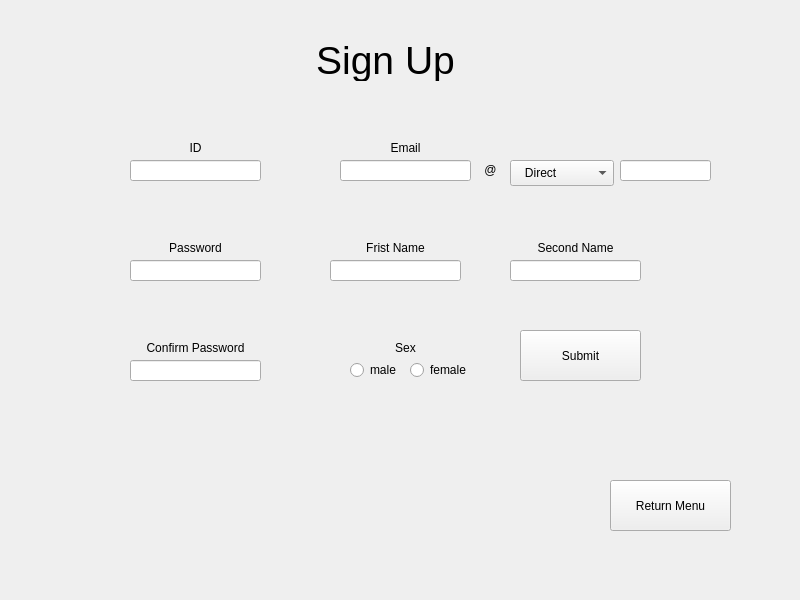
<?xml version="1.0" encoding="UTF-8"?>
<ui version="4.0">
 <class>Form</class>
 <widget class="QWidget" name="Form">
  <property name="geometry">
   <rect>
    <x>0</x>
    <y>0</y>
    <width>800</width>
    <height>600</height>
   </rect>
  </property>
  <property name="windowTitle">
   <string>Form</string>
  </property>
  <widget class="QLabel" name="label">
   <property name="geometry">
    <rect>
     <x>130</x>
     <y>140</y>
     <width>131</width>
     <height>16</height>
    </rect>
   </property>
   <property name="text">
    <string>ID</string>
   </property>
   <property name="alignment">
    <set>Qt::AlignCenter</set>
   </property>
  </widget>
  <widget class="QLineEdit" name="idText">
   <property name="geometry">
    <rect>
     <x>130</x>
     <y>160</y>
     <width>131</width>
     <height>21</height>
    </rect>
   </property>
  </widget>
  <widget class="QComboBox" name="emailCombo">
   <property name="geometry">
    <rect>
     <x>510</x>
     <y>160</y>
     <width>104</width>
     <height>26</height>
    </rect>
   </property>
   <item>
    <property name="text">
     <string>   Direct</string>
    </property>
   </item>
   <item>
    <property name="text">
     <string>   Naver</string>
    </property>
   </item>
   <item>
    <property name="text">
     <string>   Kakao</string>
    </property>
   </item>
   <item>
    <property name="text">
     <string>   Google</string>
    </property>
   </item>
   <item>
    <property name="text">
     <string>   Nate</string>
    </property>
   </item>
  </widget>
  <widget class="QRadioButton" name="femaleButton">
   <property name="geometry">
    <rect>
     <x>410</x>
     <y>360</y>
     <width>70</width>
     <height>20</height>
    </rect>
   </property>
   <property name="text">
    <string>female</string>
   </property>
  </widget>
  <widget class="QRadioButton" name="maleButton">
   <property name="geometry">
    <rect>
     <x>350</x>
     <y>360</y>
     <width>54</width>
     <height>20</height>
    </rect>
   </property>
   <property name="text">
    <string>male</string>
   </property>
  </widget>
  <widget class="QLabel" name="label_4">
   <property name="geometry">
    <rect>
     <x>260</x>
     <y>40</y>
     <width>251</width>
     <height>41</height>
    </rect>
   </property>
   <property name="font">
    <font>
     <pointsize>29</pointsize>
    </font>
   </property>
   <property name="text">
    <string>Sign Up</string>
   </property>
   <property name="alignment">
    <set>Qt::AlignCenter</set>
   </property>
  </widget>
  <widget class="QLabel" name="label_5">
   <property name="geometry">
    <rect>
     <x>130</x>
     <y>240</y>
     <width>131</width>
     <height>16</height>
    </rect>
   </property>
   <property name="text">
    <string>Password</string>
   </property>
   <property name="alignment">
    <set>Qt::AlignCenter</set>
   </property>
  </widget>
  <widget class="QLineEdit" name="pwText">
   <property name="geometry">
    <rect>
     <x>130</x>
     <y>260</y>
     <width>131</width>
     <height>21</height>
    </rect>
   </property>
   <property name="echoMode">
    <enum>QLineEdit::Password</enum>
   </property>
  </widget>
  <widget class="QLabel" name="label_6">
   <property name="geometry">
    <rect>
     <x>130</x>
     <y>340</y>
     <width>131</width>
     <height>16</height>
    </rect>
   </property>
   <property name="text">
    <string>Confirm Password</string>
   </property>
   <property name="alignment">
    <set>Qt::AlignCenter</set>
   </property>
  </widget>
  <widget class="QLineEdit" name="confirmPwText">
   <property name="geometry">
    <rect>
     <x>130</x>
     <y>360</y>
     <width>131</width>
     <height>21</height>
    </rect>
   </property>
   <property name="echoMode">
    <enum>QLineEdit::Password</enum>
   </property>
  </widget>
  <widget class="QLabel" name="label_7">
   <property name="geometry">
    <rect>
     <x>340</x>
     <y>140</y>
     <width>131</width>
     <height>16</height>
    </rect>
   </property>
   <property name="text">
    <string>Email</string>
   </property>
   <property name="alignment">
    <set>Qt::AlignCenter</set>
   </property>
  </widget>
  <widget class="QLineEdit" name="emailFirstText">
   <property name="geometry">
    <rect>
     <x>340</x>
     <y>160</y>
     <width>131</width>
     <height>21</height>
    </rect>
   </property>
   <property name="text">
    <string/>
   </property>
  </widget>
  <widget class="QLabel" name="label_8">
   <property name="geometry">
    <rect>
     <x>480</x>
     <y>160</y>
     <width>21</width>
     <height>20</height>
    </rect>
   </property>
   <property name="text">
    <string>@</string>
   </property>
   <property name="alignment">
    <set>Qt::AlignCenter</set>
   </property>
  </widget>
  <widget class="QLabel" name="label_9">
   <property name="geometry">
    <rect>
     <x>340</x>
     <y>340</y>
     <width>131</width>
     <height>16</height>
    </rect>
   </property>
   <property name="text">
    <string>Sex</string>
   </property>
   <property name="alignment">
    <set>Qt::AlignCenter</set>
   </property>
  </widget>
  <widget class="QLineEdit" name="emailSecondText">
   <property name="enabled">
    <bool>true</bool>
   </property>
   <property name="geometry">
    <rect>
     <x>620</x>
     <y>160</y>
     <width>91</width>
     <height>21</height>
    </rect>
   </property>
   <property name="text">
    <string/>
   </property>
   <property name="readOnly">
    <bool>true</bool>
   </property>
  </widget>
  <widget class="QLabel" name="label_10">
   <property name="geometry">
    <rect>
     <x>330</x>
     <y>240</y>
     <width>131</width>
     <height>16</height>
    </rect>
   </property>
   <property name="text">
    <string>Frist Name</string>
   </property>
   <property name="alignment">
    <set>Qt::AlignCenter</set>
   </property>
  </widget>
  <widget class="QLineEdit" name="firstNameText">
   <property name="geometry">
    <rect>
     <x>330</x>
     <y>260</y>
     <width>131</width>
     <height>21</height>
    </rect>
   </property>
  </widget>
  <widget class="QLabel" name="label_11">
   <property name="geometry">
    <rect>
     <x>510</x>
     <y>240</y>
     <width>131</width>
     <height>16</height>
    </rect>
   </property>
   <property name="text">
    <string>Second Name</string>
   </property>
   <property name="alignment">
    <set>Qt::AlignCenter</set>
   </property>
  </widget>
  <widget class="QLineEdit" name="secondNameText">
   <property name="geometry">
    <rect>
     <x>510</x>
     <y>260</y>
     <width>131</width>
     <height>21</height>
    </rect>
   </property>
  </widget>
  <widget class="QPushButton" name="menuButton">
   <property name="geometry">
    <rect>
     <x>610</x>
     <y>480</y>
     <width>121</width>
     <height>51</height>
    </rect>
   </property>
   <property name="text">
    <string>Return Menu</string>
   </property>
  </widget>
  <widget class="QPushButton" name="signupButton">
   <property name="geometry">
    <rect>
     <x>520</x>
     <y>330</y>
     <width>121</width>
     <height>51</height>
    </rect>
   </property>
   <property name="text">
    <string>Submit</string>
   </property>
  </widget>
 </widget>
 <resources/>
 <connections/>
</ui>
